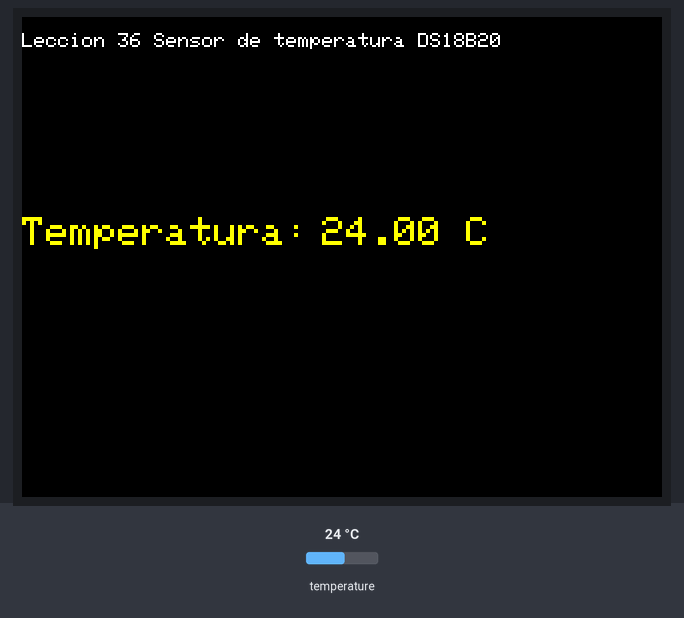
Bench run of a sketch on a simulated ESP32. On the bench: 320×240 colour display. The inputs (shaded band) are chosen by the test bench; at power-on: temperature 24 °C. What the sketch prints to the serial monitor is not drawn.

Above: at 1.4 s.
1.5 s: temperature set to 12 °C
At 4.0 s:
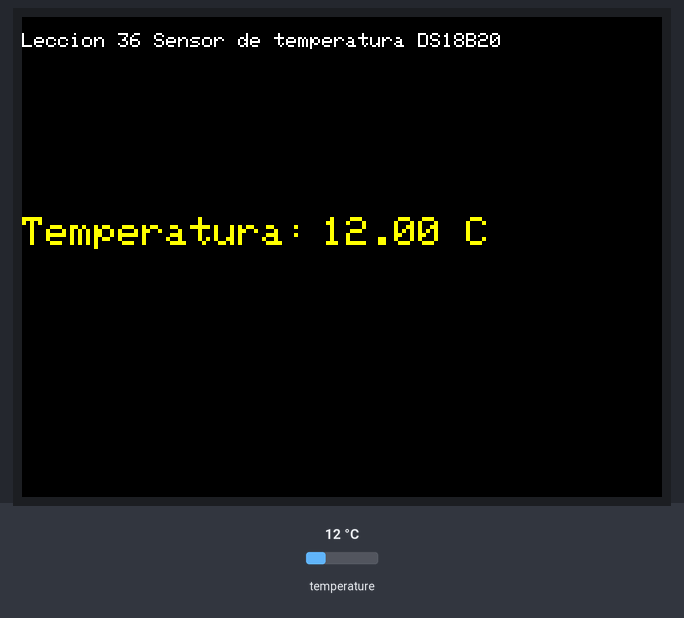
4.3 s: temperature set to 19 °C
6.1 s: temperature set to 28 °C
At 7.4 s:
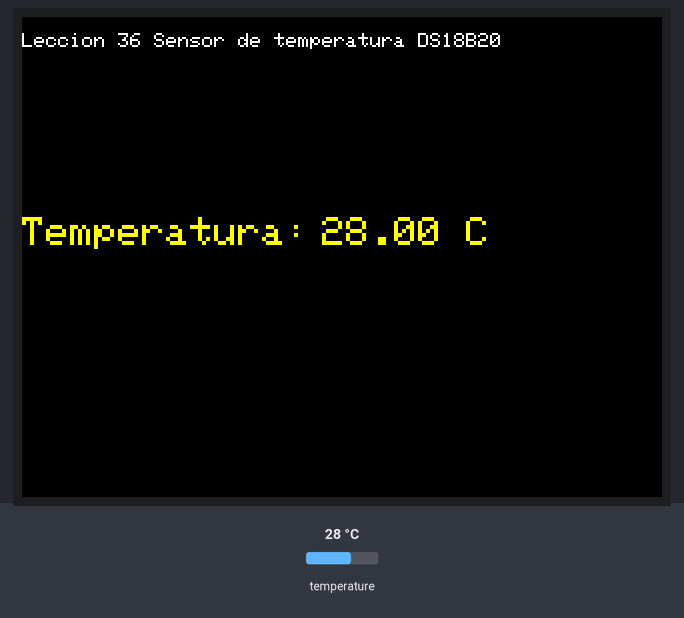
Timing chart, 0 to 9.1 s (numbered marks = the images above; inputs shaded):
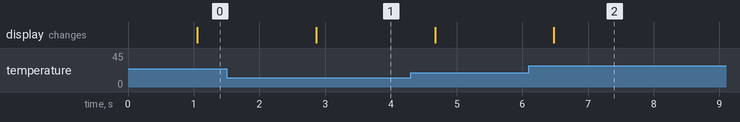

Measured:
- after the input at 1.5 s, the display: changes after 1.4 s (image 1)
- after the input at 6.1 s, the display: changes after 0.38 s (image 2)

The sketch:

Leccion_36_Sensor_temperatura_DS18B20.ino
```cpp
// Placa "ESP32 Dev Module"

#define titleccion "Leccion 36 Sensor de temperatura DS18B20"

#include <TFT_eSPI.h> // Hardware-specific library
#include <OneWire.h>
#include <DallasTemperature.h>

#define oneWirePin 14

OneWire oneWireBus(oneWirePin);
DallasTemperature sensor(&oneWireBus);
TFT_eSPI tft = TFT_eSPI();       // Invoke custom library

void setup(void) {
  Serial.begin(115200);
  Serial.println("");
  Serial.println(titleccion);

    // Pantalla TFT
  tft.init();
  tft.setRotation(3);
  tft.fillScreen(TFT_BLACK);
  tft.setTextColor(TFT_WHITE);
  tft.setCursor(0, 0);
  tft.setTextSize(1);
  tft.println();
  tft.println(titleccion);
  tft.setTextSize(2);
  tft.setTextColor(TFT_YELLOW);
  tft.setCursor(0,100);
  tft.print("Temperatura: ");

  // sensor
  sensor.begin();
}

void loop(void)
{
  sensor.requestTemperatures();
  delay(10);

  tft.fillRect(150, 100, 250, 130, TFT_BLACK);
  tft.setCursor(150,100);
  tft.print(sensor.getTempCByIndex(0));
  tft.println(" C");

  Serial.print("Temperatura : ");
  Serial.print(sensor.getTempCByIndex(0));
  Serial.println(" ºC");
  delay(1000);
}
```
